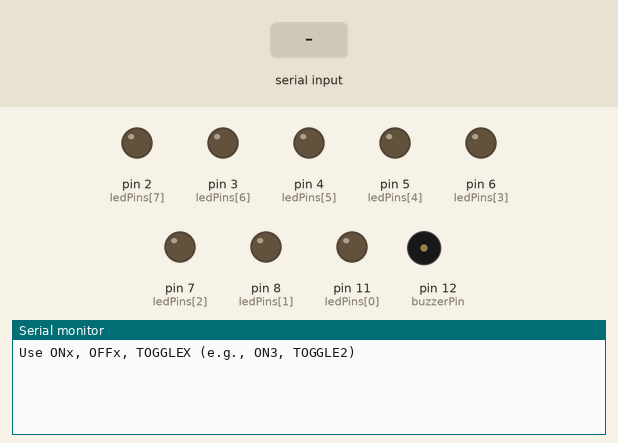
Recording of a sketch running on a simulated Arduino Uno, built with avr-gcc and run on an emulated ATmega328P. Shown: output pins drawn as LEDs (lit = HIGH), buzzer (waves = sounding, pin HIGH), the last lines printed to the serial monitor. The inputs (shaded band) are chosen by the test bench.

Above: at 1.2 s.
1.3 s: "ON\n" received over Serial
At 2.2 s:
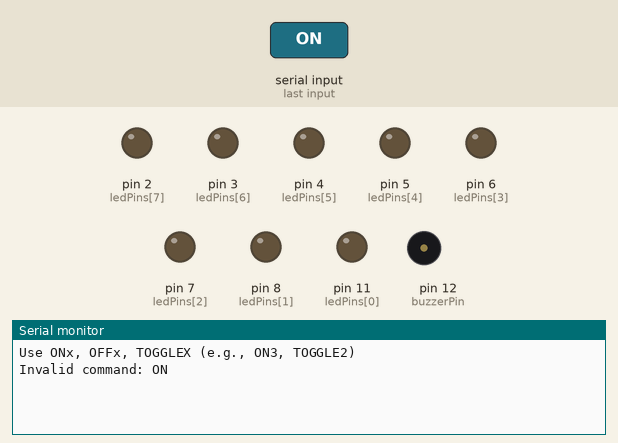
2.8 s: "OFF\n" received over Serial
At 3.4 s:
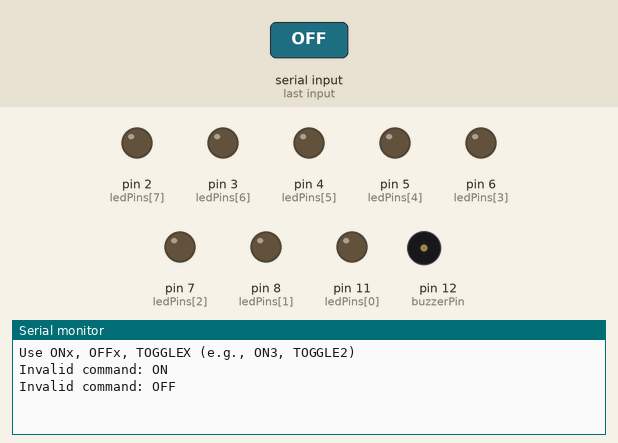
4.3 s: "TOGGLE\n" received over Serial
At 4.6 s:
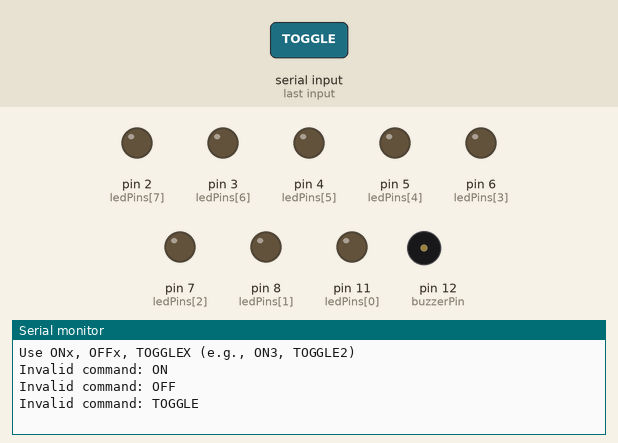

The sketch:

Exp3_bluetooth_eight_leds_mutiple.ino
```cpp
const int ledPins[8] = {11, 8, 7, 6, 5, 4, 3, 2}; // Reversed pin order
const int buzzerPin = 12;

void setup() {
  Serial.begin(9600);
  pinMode(buzzerPin, OUTPUT);
  digitalWrite(buzzerPin, LOW);

  for (int i = 0; i < 8; i++) {
    pinMode(ledPins[i], OUTPUT);
    digitalWrite(ledPins[i], LOW); // LEDs OFF initially
  }

  Serial.println("Use ONx, OFFx, TOGGLEX (e.g., ON3, TOGGLE2)");
}

void loop() {
  if (Serial.available()) {
    String command = Serial.readStringUntil('\n');
    command.trim();  // Remove \r and spaces
    command.toUpperCase();
    processCommand(command);
  }
}

void processCommand(String cmd) {
  if ((cmd.startsWith("ON") || cmd.startsWith("OFF")) && cmd.length() == 3) {
    int led = cmd.charAt(2) - '0';
    if (led >= 0 && led <= 7) {
      digitalWrite(ledPins[led], cmd.startsWith("ON") ? HIGH : LOW);
      beep();
      Serial.println(cmd + " OK");
      return;
    }
  }

  if (cmd.startsWith("TOGGLE") && cmd.length() == 7) {
    int led = cmd.charAt(6) - '0';
    if (led >= 0 && led <= 7) {
      digitalWrite(ledPins[led], !digitalRead(ledPins[led]));
      beep();
      Serial.println("Toggled LED " + String(led));
      return;
    }
  }

  Serial.println("Invalid command: " + cmd);
}

void beep() {
  digitalWrite(buzzerPin, HIGH);
  delay(100);
  digitalWrite(buzzerPin, LOW);
}
```

Measured:
- after the input at 1.3 s, the serial monitor: prints a new line at once (image 1)
- after the input at 2.8 s, the serial monitor: prints a new line at once (image 2)
- after the input at 4.3 s, the serial monitor: prints a new line at once (image 3)
